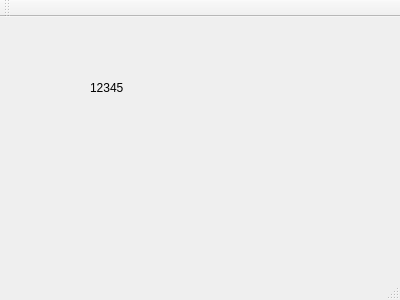
<?xml version="1.0" encoding="UTF-8"?>
<ui version="4.0">
 <class>MainWindow</class>
 <widget class="QMainWindow" name="MainWindow">
  <property name="geometry">
   <rect>
    <x>0</x>
    <y>0</y>
    <width>400</width>
    <height>300</height>
   </rect>
  </property>
  <property name="windowTitle">
   <string>MainWindow</string>
  </property>
  <widget class="QWidget" name="centralWidget">
   <widget class="QLabel" name="label">
    <property name="geometry">
     <rect>
      <x>90</x>
      <y>40</y>
      <width>171</width>
      <height>61</height>
     </rect>
    </property>
    <property name="text">
     <string>12345</string>
    </property>
   </widget>
  </widget>
  <widget class="QMenuBar" name="menuBar">
   <property name="geometry">
    <rect>
     <x>0</x>
     <y>0</y>
     <width>400</width>
     <height>17</height>
    </rect>
   </property>
  </widget>
  <widget class="QToolBar" name="mainToolBar">
   <attribute name="toolBarArea">
    <enum>TopToolBarArea</enum>
   </attribute>
   <attribute name="toolBarBreak">
    <bool>false</bool>
   </attribute>
  </widget>
  <widget class="QStatusBar" name="statusBar"/>
 </widget>
 <layoutdefault spacing="6" margin="11"/>
 <resources/>
 <connections/>
</ui>
